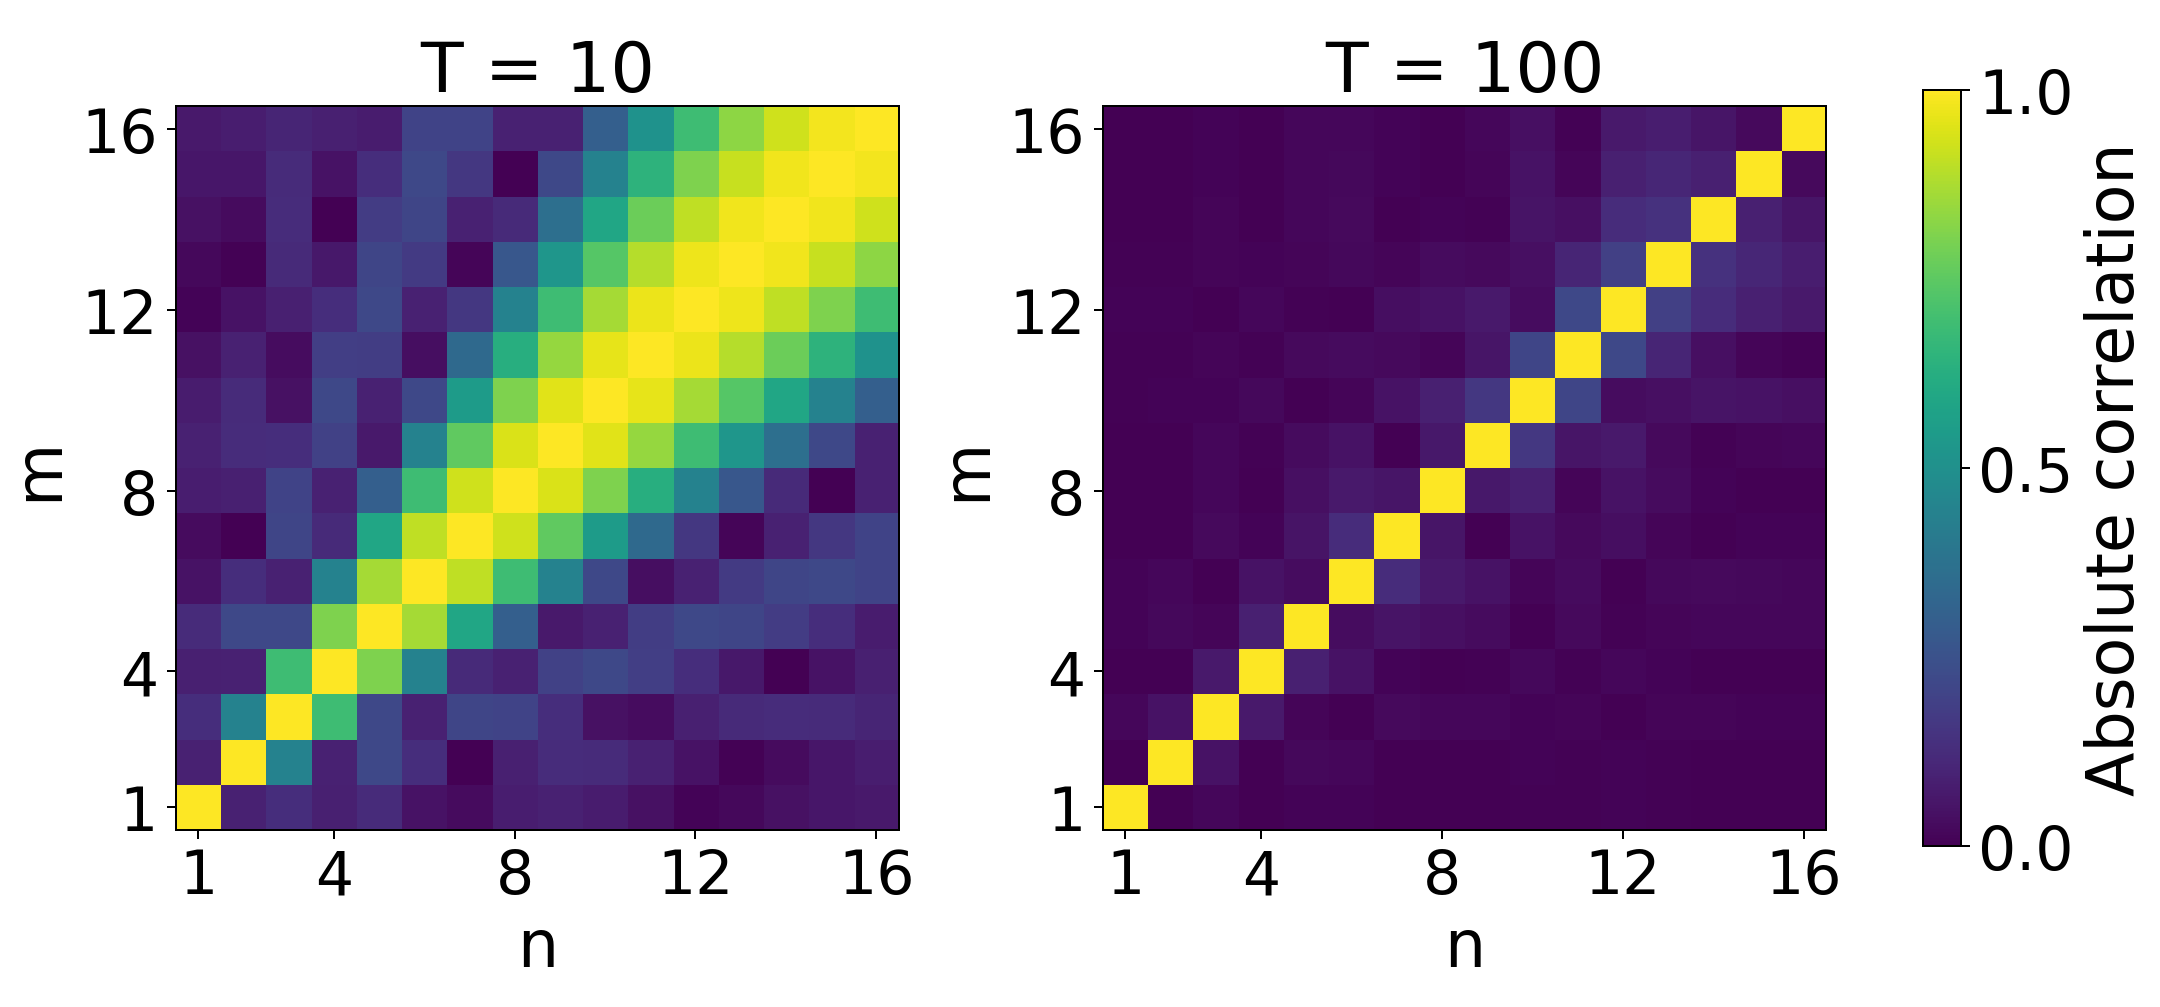

Reproduce this figure in Python.
"""Original CC0 figure of the exact normalized frequency Gram matrix."""
from pathlib import Path
import numpy as np
import matplotlib
matplotlib.use('Agg')
import matplotlib.pyplot as plt

root=Path(__file__).resolve().parent
plt.rcParams.update({'font.family':'DejaVu Sans','font.size':24,'axes.titlesize':28,'axes.labelsize':26})
indices=np.arange(1,17,dtype=float)
logratio=np.log(indices[:,None]/indices[None,:])
fig,axes=plt.subplots(1,2,figsize=(12,5.6),layout='constrained')
for ax,T in zip(axes,(10,100)):
    gram=np.abs(np.sinc(T*logratio/(2*np.pi)))
    assert np.all(np.diag(gram)==1)
    im=ax.imshow(gram,origin='lower',extent=(.5,16.5,.5,16.5),vmin=0,vmax=1,cmap='viridis',interpolation='nearest')
    ax.set(title=f'T = {T}',xlabel='n',ylabel='m',xticks=[1,4,8,12,16],yticks=[1,4,8,12,16])
fig.colorbar(im,ax=axes,shrink=.82,label='Absolute correlation',ticks=[0,.5,1])
fig.savefig(root/'frequency_gram.png',dpi=180)
plt.close(fig)
